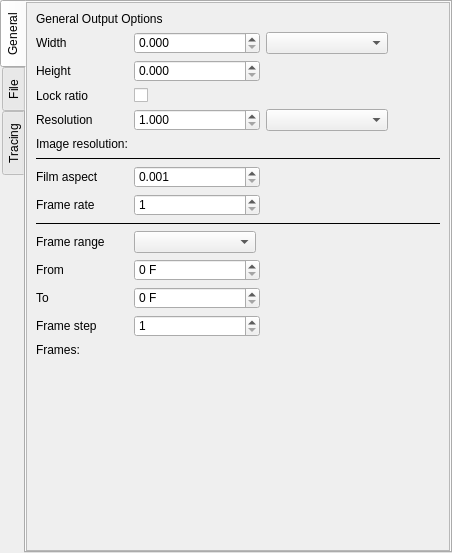
<?xml version="1.0" encoding="UTF-8"?>
<ui version="4.0">
 <class>TabWidget</class>
 <widget class="QTabWidget" name="TabWidget">
  <property name="geometry">
   <rect>
    <x>0</x>
    <y>0</y>
    <width>452</width>
    <height>553</height>
   </rect>
  </property>
  <property name="styleSheet">
   <string notr="true">QAbstractSpinBox {
	min-width: 120px;
	max-width: 120px;
}

QComboBox {
	min-width: 120px;
	max-width: 120px;
}</string>
  </property>
  <property name="tabPosition">
   <enum>QTabWidget::West</enum>
  </property>
  <widget class="QScrollArea" name="tab_3">
   <property name="widgetResizable">
    <bool>true</bool>
   </property>
   <attribute name="title">
    <string>General</string>
   </attribute>
   <widget class="QWidget" name="scrollAreaWidgetContents_5">
    <property name="geometry">
     <rect>
      <x>0</x>
      <y>0</y>
      <width>422</width>
      <height>547</height>
     </rect>
    </property>
    <layout class="QGridLayout" name="gridLayout_7">
     <item row="13" column="0">
      <widget class="Label" name="label_46">
       <property name="text">
        <string>Frame step</string>
       </property>
       <property name="class" stdset="0">
        <string>item</string>
       </property>
      </widget>
     </item>
     <item row="2" column="1">
      <widget class="DoubleSpinBox" name="doubleSpinBox_5">
       <property name="decimals">
        <number>3</number>
       </property>
      </widget>
     </item>
     <item row="7" column="1">
      <widget class="DoubleSpinBox" name="doubleSpinBox_7">
       <property name="decimals">
        <number>3</number>
       </property>
       <property name="minimum">
        <double>0.001000000000000</double>
       </property>
       <property name="maximum">
        <double>1000.000000000000000</double>
       </property>
      </widget>
     </item>
     <item row="15" column="0">
      <spacer name="verticalSpacer_7">
       <property name="orientation">
        <enum>Qt::Vertical</enum>
       </property>
       <property name="sizeHint" stdset="0">
        <size>
         <width>0</width>
         <height>0</height>
        </size>
       </property>
      </spacer>
     </item>
     <item row="10" column="0">
      <widget class="Label" name="label_43">
       <property name="text">
        <string>Frame range</string>
       </property>
       <property name="class" stdset="0">
        <string>item</string>
       </property>
      </widget>
     </item>
     <item row="1" column="1">
      <widget class="DoubleSpinBox" name="doubleSpinBox_4">
       <property name="decimals">
        <number>3</number>
       </property>
      </widget>
     </item>
     <item row="1" column="2">
      <widget class="ComboBox" name="comboBox_3">
       <property name="currentIndex">
        <number>-1</number>
       </property>
       <item>
        <property name="text">
         <string>Pixels</string>
        </property>
       </item>
       <item>
        <property name="text">
         <string>cm</string>
        </property>
       </item>
       <item>
        <property name="text">
         <string>mm</string>
        </property>
       </item>
       <item>
        <property name="text">
         <string>Inches</string>
        </property>
       </item>
       <item>
        <property name="text">
         <string>Points</string>
        </property>
       </item>
       <item>
        <property name="text">
         <string>Picas</string>
        </property>
       </item>
      </widget>
     </item>
     <item row="2" column="0">
      <widget class="Label" name="label_36">
       <property name="text">
        <string>Height</string>
       </property>
       <property name="class" stdset="0">
        <string>item</string>
       </property>
      </widget>
     </item>
     <item row="4" column="1">
      <widget class="DoubleSpinBox" name="doubleSpinBox_6">
       <property name="decimals">
        <number>3</number>
       </property>
       <property name="minimum">
        <double>1.000000000000000</double>
       </property>
       <property name="maximum">
        <double>100000.000000000000000</double>
       </property>
      </widget>
     </item>
     <item row="3" column="1">
      <widget class="QCheckBox" name="checkBox_5"/>
     </item>
     <item row="3" column="0">
      <widget class="Label" name="label_37">
       <property name="text">
        <string>Lock ratio</string>
       </property>
       <property name="class" stdset="0">
        <string>item</string>
       </property>
      </widget>
     </item>
     <item row="4" column="0">
      <widget class="Label" name="label_38">
       <property name="text">
        <string>Resolution</string>
       </property>
       <property name="class" stdset="0">
        <string>item</string>
       </property>
      </widget>
     </item>
     <item row="4" column="2">
      <widget class="ComboBox" name="comboBox_4">
       <property name="currentIndex">
        <number>-1</number>
       </property>
       <item>
        <property name="text">
         <string>Pixels/cm</string>
        </property>
       </item>
       <item>
        <property name="text">
         <string>Pixels/Inch (DPI)</string>
        </property>
       </item>
      </widget>
     </item>
     <item row="5" column="0">
      <widget class="QLabel" name="label_39">
       <property name="text">
        <string>Image resolution:</string>
       </property>
       <property name="class" stdset="0">
        <string>item</string>
       </property>
      </widget>
     </item>
     <item row="1" column="0">
      <widget class="Label" name="label_35">
       <property name="text">
        <string>Width</string>
       </property>
       <property name="class" stdset="0">
        <string>item</string>
       </property>
      </widget>
     </item>
     <item row="5" column="1" colspan="2">
      <widget class="QLabel" name="label_40"/>
     </item>
     <item row="0" column="0" colspan="3">
      <widget class="QLabel" name="label_34">
       <property name="text">
        <string>General Output Options</string>
       </property>
       <property name="class" stdset="0">
        <string>section</string>
       </property>
      </widget>
     </item>
     <item row="0" column="3">
      <spacer name="horizontalSpacer_2">
       <property name="orientation">
        <enum>Qt::Horizontal</enum>
       </property>
       <property name="sizeHint" stdset="0">
        <size>
         <width>0</width>
         <height>0</height>
        </size>
       </property>
      </spacer>
     </item>
     <item row="12" column="0">
      <widget class="Label" name="label_45">
       <property name="text">
        <string>To</string>
       </property>
       <property name="class" stdset="0">
        <string>item</string>
       </property>
      </widget>
     </item>
     <item row="7" column="0">
      <widget class="Label" name="label_41">
       <property name="text">
        <string>Film aspect</string>
       </property>
       <property name="class" stdset="0">
        <string>item</string>
       </property>
      </widget>
     </item>
     <item row="10" column="1" colspan="2">
      <widget class="ComboBox" name="comboBox_5">
       <property name="currentIndex">
        <number>-1</number>
       </property>
       <item>
        <property name="text">
         <string>Manual</string>
        </property>
       </item>
       <item>
        <property name="text">
         <string>Current frame</string>
        </property>
       </item>
       <item>
        <property name="text">
         <string>All frames</string>
        </property>
       </item>
       <item>
        <property name="text">
         <string>Preview range</string>
        </property>
       </item>
      </widget>
     </item>
     <item row="11" column="0">
      <widget class="Label" name="label_44">
       <property name="text">
        <string>From</string>
       </property>
       <property name="class" stdset="0">
        <string>item</string>
       </property>
      </widget>
     </item>
     <item row="8" column="0">
      <widget class="Label" name="label_42">
       <property name="text">
        <string>Frame rate</string>
       </property>
       <property name="class" stdset="0">
        <string>item</string>
       </property>
      </widget>
     </item>
     <item row="11" column="1">
      <widget class="SpinBox" name="spinBox_3">
       <property name="suffix">
        <string> F</string>
       </property>
      </widget>
     </item>
     <item row="12" column="1">
      <widget class="SpinBox" name="spinBox_4">
       <property name="suffix">
        <string> F</string>
       </property>
      </widget>
     </item>
     <item row="8" column="1">
      <widget class="SpinBox" name="spinBox_2">
       <property name="minimum">
        <number>1</number>
       </property>
       <property name="maximum">
        <number>500</number>
       </property>
      </widget>
     </item>
     <item row="9" column="0" colspan="4">
      <widget class="Line" name="line_2">
       <property name="frameShadow">
        <enum>QFrame::Plain</enum>
       </property>
       <property name="orientation">
        <enum>Qt::Horizontal</enum>
       </property>
      </widget>
     </item>
     <item row="13" column="1">
      <widget class="SpinBox" name="spinBox_5">
       <property name="minimum">
        <number>1</number>
       </property>
       <property name="maximum">
        <number>1000000</number>
       </property>
      </widget>
     </item>
     <item row="6" column="0" colspan="4">
      <widget class="Line" name="line">
       <property name="frameShadow">
        <enum>QFrame::Plain</enum>
       </property>
       <property name="orientation">
        <enum>Qt::Horizontal</enum>
       </property>
      </widget>
     </item>
     <item row="14" column="0">
      <widget class="QLabel" name="label_47">
       <property name="text">
        <string>Frames:</string>
       </property>
       <property name="class" stdset="0">
        <string>item</string>
       </property>
      </widget>
     </item>
     <item row="14" column="1">
      <widget class="QLabel" name="label_48"/>
     </item>
    </layout>
   </widget>
  </widget>
  <widget class="QWidget" name="tab">
   <attribute name="title">
    <string>File</string>
   </attribute>
   <layout class="QGridLayout" name="gridLayout">
    <item row="0" column="0">
     <widget class="QLabel" name="label">
      <property name="text">
       <string>File Output Options</string>
      </property>
      <property name="class" stdset="0">
       <string>section</string>
      </property>
     </widget>
    </item>
    <item row="1" column="0">
     <widget class="QToolBox" name="toolBox">
      <property name="styleSheet">
       <string notr="true">QToolBox::tab {
	background: #2d2d2d;
	font-weight: bold;
	color: darkgray;
	background-image: url(&quot;:/arrows/branch-closed_&quot;);
    background-repeat: no-repeat;
	padding-left: 22px;
}

QToolBox::tab:selected {
	color: lightgray;
	background-image: url(&quot;:/arrows/branch-open_&quot;);
    background-repeat: no-repeat;
}
</string>
      </property>
      <widget class="QWidget" name="page">
       <property name="geometry">
        <rect>
         <x>0</x>
         <y>0</y>
         <width>406</width>
         <height>455</height>
        </rect>
       </property>
       <attribute name="label">
        <string>Image file output</string>
       </attribute>
       <layout class="QGridLayout" name="gridLayout_2">
        <item row="3" column="1" colspan="3">
         <widget class="QLabel" name="label_23"/>
        </item>
        <item row="7" column="0">
         <widget class="Label" name="label_6">
          <property name="text">
           <string>Alpha channel</string>
          </property>
          <property name="class" stdset="0">
           <string>item</string>
          </property>
         </widget>
        </item>
        <item row="4" column="1">
         <widget class="ComboBox" name="comboBox">
          <property name="currentIndex">
           <number>-1</number>
          </property>
          <item>
           <property name="text">
            <string>BMP</string>
           </property>
          </item>
          <item>
           <property name="text">
            <string>TARGA</string>
           </property>
          </item>
          <item>
           <property name="text">
            <string>OpenEXR</string>
           </property>
          </item>
          <item>
           <property name="text">
            <string>Radiance (HDR)</string>
           </property>
          </item>
          <item>
           <property name="text">
            <string>JPEG</string>
           </property>
          </item>
          <item>
           <property name="text">
            <string>PNG</string>
           </property>
          </item>
          <item>
           <property name="text">
            <string>PPM</string>
           </property>
          </item>
         </widget>
        </item>
        <item row="3" column="0">
         <widget class="QLabel" name="label_22">
          <property name="text">
           <string>Default path:</string>
          </property>
          <property name="class" stdset="0">
           <string>item</string>
          </property>
         </widget>
        </item>
        <item row="0" column="0">
         <widget class="Label" name="label_2">
          <property name="text">
           <string>Save</string>
          </property>
          <property name="class" stdset="0">
           <string>item</string>
          </property>
         </widget>
        </item>
        <item row="4" column="2">
         <widget class="QPushButton" name="pushButton">
          <property name="text">
           <string>Options</string>
          </property>
         </widget>
        </item>
        <item row="0" column="1">
         <widget class="QCheckBox" name="checkBox">
          <property name="checked">
           <bool>true</bool>
          </property>
         </widget>
        </item>
        <item row="5" column="0">
         <widget class="Label" name="label_7">
          <property name="text">
           <string>Depth</string>
          </property>
          <property name="class" stdset="0">
           <string>item</string>
          </property>
         </widget>
        </item>
        <item row="6" column="1">
         <widget class="ComboBox" name="comboBox_2">
          <item>
           <property name="text">
            <string>Name0000.EXT</string>
           </property>
          </item>
          <item>
           <property name="text">
            <string>Name0000</string>
           </property>
          </item>
          <item>
           <property name="text">
            <string>Name.0000</string>
           </property>
          </item>
          <item>
           <property name="text">
            <string>Name.0000.EXT</string>
           </property>
          </item>
         </widget>
        </item>
        <item row="8" column="0">
         <spacer name="verticalSpacer">
          <property name="orientation">
           <enum>Qt::Vertical</enum>
          </property>
          <property name="sizeHint" stdset="0">
           <size>
            <width>0</width>
            <height>0</height>
           </size>
          </property>
         </spacer>
        </item>
        <item row="5" column="1">
         <widget class="SpinBox" name="spinBox">
          <property name="suffix">
           <string> Bit/Channel</string>
          </property>
          <property name="minimum">
           <number>5</number>
          </property>
          <property name="maximum">
           <number>16</number>
          </property>
         </widget>
        </item>
        <item row="0" column="3">
         <spacer name="horizontalSpacer">
          <property name="orientation">
           <enum>Qt::Horizontal</enum>
          </property>
          <property name="sizeHint" stdset="0">
           <size>
            <width>0</width>
            <height>0</height>
           </size>
          </property>
         </spacer>
        </item>
        <item row="6" column="0">
         <widget class="Label" name="label_5">
          <property name="text">
           <string>Name</string>
          </property>
          <property name="class" stdset="0">
           <string>item</string>
          </property>
         </widget>
        </item>
        <item row="7" column="1">
         <widget class="QCheckBox" name="checkBox_2"/>
        </item>
        <item row="4" column="0">
         <widget class="Label" name="label_4">
          <property name="text">
           <string>Format</string>
          </property>
          <property name="class" stdset="0">
           <string>item</string>
          </property>
         </widget>
        </item>
        <item row="1" column="0" colspan="4">
         <widget class="QWidget" name="widget_3" native="true">
          <layout class="QGridLayout" name="gridLayout_8">
           <property name="leftMargin">
            <number>0</number>
           </property>
           <property name="topMargin">
            <number>0</number>
           </property>
           <property name="rightMargin">
            <number>0</number>
           </property>
           <property name="bottomMargin">
            <number>0</number>
           </property>
           <item row="0" column="0">
            <widget class="Label" name="label_3">
             <property name="text">
              <string>File...</string>
             </property>
             <property name="class" stdset="0">
              <string>item</string>
             </property>
            </widget>
           </item>
           <item row="0" column="1" colspan="3">
            <widget class="FileEdit" name="lineEdit">
             <property name="type" stdset="0">
              <number>2</number>
             </property>
            </widget>
           </item>
          </layout>
         </widget>
        </item>
       </layout>
      </widget>
      <widget class="QWidget" name="page_2">
       <property name="geometry">
        <rect>
         <x>0</x>
         <y>0</y>
         <width>406</width>
         <height>455</height>
        </rect>
       </property>
       <attribute name="label">
        <string>Translator</string>
       </attribute>
       <layout class="QGridLayout" name="gridLayout_3">
        <item row="2" column="1" colspan="2">
         <widget class="QLabel" name="label_12"/>
        </item>
        <item row="0" column="1">
         <widget class="QCheckBox" name="checkBox_3"/>
        </item>
        <item row="0" column="0">
         <widget class="Label" name="label_8">
          <property name="text">
           <string>Save</string>
          </property>
          <property name="class" stdset="0">
           <string>item</string>
          </property>
         </widget>
        </item>
        <item row="0" column="2">
         <spacer name="horizontalSpacer_3">
          <property name="orientation">
           <enum>Qt::Horizontal</enum>
          </property>
          <property name="sizeHint" stdset="0">
           <size>
            <width>183</width>
            <height>20</height>
           </size>
          </property>
         </spacer>
        </item>
        <item row="3" column="1">
         <widget class="ComboBox" name="comboBox_7">
          <item>
           <property name="text">
            <string>POV-Ray</string>
           </property>
          </item>
         </widget>
        </item>
        <item row="2" column="0">
         <widget class="QLabel" name="label_11">
          <property name="text">
           <string>Default path:</string>
          </property>
          <property name="class" stdset="0">
           <string>item</string>
          </property>
         </widget>
        </item>
        <item row="4" column="0">
         <spacer name="verticalSpacer_2">
          <property name="orientation">
           <enum>Qt::Vertical</enum>
          </property>
          <property name="sizeHint" stdset="0">
           <size>
            <width>128</width>
            <height>336</height>
           </size>
          </property>
         </spacer>
        </item>
        <item row="3" column="0">
         <widget class="Label" name="label_9">
          <property name="text">
           <string>Target application</string>
          </property>
          <property name="class" stdset="0">
           <string>item</string>
          </property>
         </widget>
        </item>
        <item row="1" column="0" colspan="3">
         <widget class="QWidget" name="widget_4" native="true">
          <property name="enabled">
           <bool>false</bool>
          </property>
          <layout class="QGridLayout" name="gridLayout_9">
           <property name="leftMargin">
            <number>0</number>
           </property>
           <property name="topMargin">
            <number>0</number>
           </property>
           <property name="rightMargin">
            <number>0</number>
           </property>
           <property name="bottomMargin">
            <number>0</number>
           </property>
           <item row="0" column="0">
            <widget class="Label" name="label_10">
             <property name="text">
              <string>File...</string>
             </property>
             <property name="class" stdset="0">
              <string>item</string>
             </property>
            </widget>
           </item>
           <item row="0" column="1" colspan="2">
            <widget class="FileEdit" name="lineEdit_2">
             <property name="type" stdset="0">
              <number>2</number>
             </property>
            </widget>
           </item>
          </layout>
         </widget>
        </item>
       </layout>
      </widget>
     </widget>
    </item>
   </layout>
  </widget>
  <widget class="QScrollArea" name="tab_2">
   <property name="widgetResizable">
    <bool>true</bool>
   </property>
   <attribute name="title">
    <string>Tracing</string>
   </attribute>
   <widget class="QWidget" name="scrollAreaWidgetContents">
    <property name="geometry">
     <rect>
      <x>0</x>
      <y>0</y>
      <width>422</width>
      <height>547</height>
     </rect>
    </property>
    <layout class="QGridLayout" name="gridLayout_4">
     <item row="2" column="0" colspan="2">
      <widget class="QLabel" name="label_15">
       <property name="text">
        <string>Anti-Aliasing Options</string>
       </property>
       <property name="class" stdset="0">
        <string>section</string>
       </property>
      </widget>
     </item>
     <item row="1" column="1">
      <widget class="SpinBox" name="spinBox_6">
       <property name="minimum">
        <number>0</number>
       </property>
       <property name="maximum">
        <number>11</number>
       </property>
       <property name="value">
        <number>9</number>
       </property>
      </widget>
     </item>
     <item row="0" column="2">
      <spacer name="horizontalSpacer_4">
       <property name="orientation">
        <enum>Qt::Horizontal</enum>
       </property>
       <property name="sizeHint" stdset="0">
        <size>
         <width>0</width>
         <height>0</height>
        </size>
       </property>
      </spacer>
     </item>
     <item row="0" column="0" colspan="2">
      <widget class="QLabel" name="label_13">
       <property name="text">
        <string>Quality Settings</string>
       </property>
       <property name="class" stdset="0">
        <string>section</string>
       </property>
      </widget>
     </item>
     <item row="6" column="1">
      <widget class="QCheckBox" name="checkBox_6"/>
     </item>
     <item row="6" column="0">
      <widget class="Label" name="label_16">
       <property name="text">
        <string>Antialias</string>
       </property>
       <property name="class" stdset="0">
        <string>item</string>
       </property>
      </widget>
     </item>
     <item row="1" column="0">
      <widget class="Label" name="label_14">
       <property name="text">
        <string>Quality</string>
       </property>
       <property name="class" stdset="0">
        <string>item</string>
       </property>
      </widget>
     </item>
     <item row="11" column="0" colspan="2">
      <widget class="QWidget" name="widget" native="true">
       <property name="enabled">
        <bool>false</bool>
       </property>
       <layout class="QGridLayout" name="gridLayout_5">
        <property name="leftMargin">
         <number>0</number>
        </property>
        <property name="topMargin">
         <number>0</number>
        </property>
        <property name="rightMargin">
         <number>0</number>
        </property>
        <property name="bottomMargin">
         <number>0</number>
        </property>
        <item row="0" column="0">
         <widget class="Label" name="label_17">
          <property name="text">
           <string>Sampling method</string>
          </property>
          <property name="class" stdset="0">
           <string>item</string>
          </property>
         </widget>
        </item>
        <item row="0" column="1">
         <widget class="ComboBox" name="comboBox_6">
          <item>
           <property name="text">
            <string>Type 1</string>
           </property>
          </item>
          <item>
           <property name="text">
            <string>Type 2</string>
           </property>
          </item>
         </widget>
        </item>
        <item row="2" column="1">
         <widget class="QCheckBox" name="checkBox_7"/>
        </item>
        <item row="1" column="1">
         <widget class="DoubleSpinBox" name="doubleSpinBox">
          <property name="decimals">
           <number>3</number>
          </property>
          <property name="minimum">
           <double>0.000000000000000</double>
          </property>
          <property name="maximum">
           <double>3.000000000000000</double>
          </property>
          <property name="value">
           <double>0.300000000000000</double>
          </property>
         </widget>
        </item>
        <item row="2" column="0">
         <widget class="Label" name="label_19">
          <property name="text">
           <string>Jitter</string>
          </property>
          <property name="class" stdset="0">
           <string>item</string>
          </property>
         </widget>
        </item>
        <item row="4" column="0">
         <widget class="Label" name="label_21">
          <property name="text">
           <string>Depth</string>
          </property>
          <property name="class" stdset="0">
           <string>item</string>
          </property>
         </widget>
        </item>
        <item row="4" column="1">
         <widget class="SpinBox" name="spinBox_7">
          <property name="minimum">
           <number>1</number>
          </property>
          <property name="maximum">
           <number>9</number>
          </property>
          <property name="value">
           <number>3</number>
          </property>
         </widget>
        </item>
        <item row="1" column="0">
         <widget class="Label" name="label_18">
          <property name="text">
           <string>Threshold</string>
          </property>
          <property name="class" stdset="0">
           <string>item</string>
          </property>
         </widget>
        </item>
        <item row="3" column="0" colspan="2">
         <widget class="QWidget" name="widget_2" native="true">
          <property name="enabled">
           <bool>false</bool>
          </property>
          <layout class="QGridLayout" name="gridLayout_6">
           <property name="leftMargin">
            <number>0</number>
           </property>
           <property name="topMargin">
            <number>0</number>
           </property>
           <property name="rightMargin">
            <number>0</number>
           </property>
           <property name="bottomMargin">
            <number>0</number>
           </property>
           <item row="0" column="0">
            <widget class="Label" name="label_20">
             <property name="text">
              <string>Jitter amount</string>
             </property>
             <property name="class" stdset="0">
              <string>item</string>
             </property>
            </widget>
           </item>
           <item row="0" column="1">
            <widget class="DoubleSpinBox" name="doubleSpinBox_2">
             <property name="decimals">
              <number>3</number>
             </property>
             <property name="minimum">
              <double>0.000000000000000</double>
             </property>
             <property name="maximum">
              <double>1.000000000000000</double>
             </property>
             <property name="value">
              <double>1.000000000000000</double>
             </property>
            </widget>
           </item>
          </layout>
         </widget>
        </item>
       </layout>
      </widget>
     </item>
     <item row="12" column="0">
      <spacer name="verticalSpacer_3">
       <property name="orientation">
        <enum>Qt::Vertical</enum>
       </property>
       <property name="sizeHint" stdset="0">
        <size>
         <width>0</width>
         <height>0</height>
        </size>
       </property>
      </spacer>
     </item>
    </layout>
   </widget>
  </widget>
 </widget>
 <customwidgets>
  <customwidget>
   <class>SpinBox</class>
   <extends>QSpinBox</extends>
   <header>spinbox.h</header>
  </customwidget>
  <customwidget>
   <class>ComboBox</class>
   <extends>QComboBox</extends>
   <header>combobox.h</header>
  </customwidget>
  <customwidget>
   <class>FileEdit</class>
   <extends>QLineEdit</extends>
   <header>fileedit.h</header>
  </customwidget>
  <customwidget>
   <class>Label</class>
   <extends>QLabel</extends>
   <header>label.h</header>
  </customwidget>
  <customwidget>
   <class>DoubleSpinBox</class>
   <extends>QDoubleSpinBox</extends>
   <header>doublespinbox.h</header>
  </customwidget>
 </customwidgets>
 <resources/>
 <connections/>
</ui>
